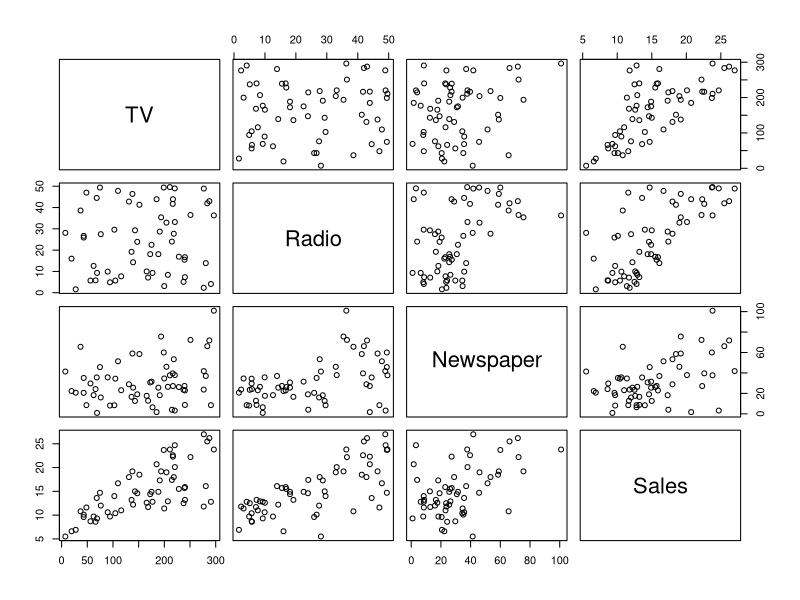
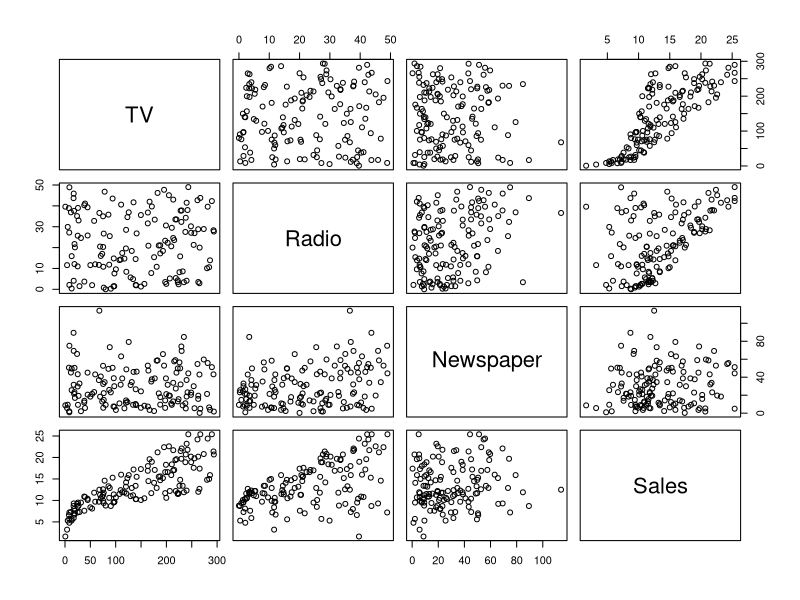
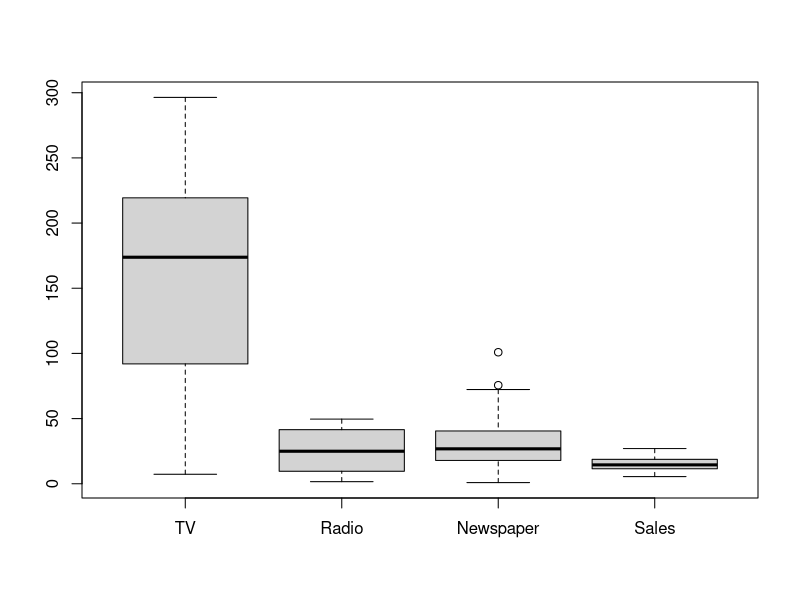
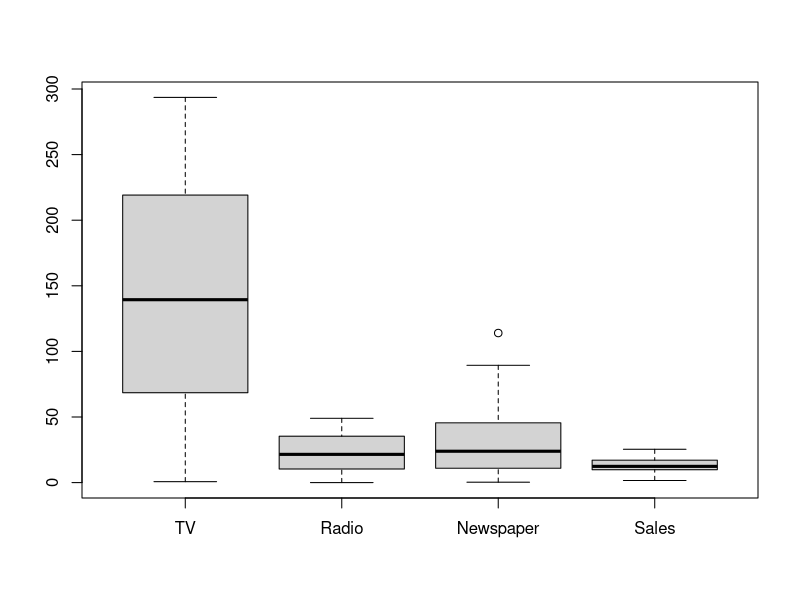

The R script that drew these images, in order:
getwd()
setwd("C:/Users/조현태/OneDrive/바탕 화면/학교/3학년 1학기/Multivariate Data Analysis/Assginment01")
a <- read.csv("assignment01_test.csv", header = T) # 파일 이름 
b <- read.csv("assignment01_train.csv", header = T) # 파일 이름
plot(a)
plot(b)
boxplot(a)
boxplot(b)
